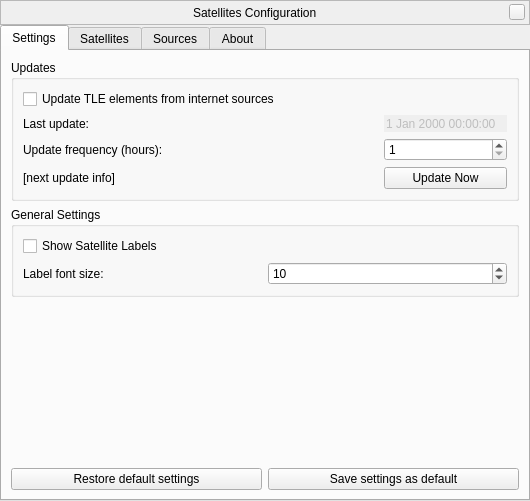
<?xml version="1.0" encoding="UTF-8"?>
<ui version="4.0">
 <class>satellitesDialog</class>
 <widget class="QWidget" name="satellitesDialog">
  <property name="geometry">
   <rect>
    <x>0</x>
    <y>0</y>
    <width>530</width>
    <height>501</height>
   </rect>
  </property>
  <property name="windowTitle">
   <string>Satellites Configuration</string>
  </property>
  <layout class="QVBoxLayout" name="verticalLayout_2">
   <property name="spacing">
    <number>0</number>
   </property>
   <property name="margin">
    <number>0</number>
   </property>
   <item>
    <widget class="BarFrame" name="LocationBar">
     <property name="sizePolicy">
      <sizepolicy hsizetype="Fixed" vsizetype="Fixed">
       <horstretch>0</horstretch>
       <verstretch>0</verstretch>
      </sizepolicy>
     </property>
     <property name="minimumSize">
      <size>
       <width>530</width>
       <height>25</height>
      </size>
     </property>
     <property name="maximumSize">
      <size>
       <width>530</width>
       <height>25</height>
      </size>
     </property>
     <property name="focusPolicy">
      <enum>Qt::NoFocus</enum>
     </property>
     <property name="autoFillBackground">
      <bool>false</bool>
     </property>
     <property name="frameShape">
      <enum>QFrame::StyledPanel</enum>
     </property>
     <layout class="QHBoxLayout">
      <property name="spacing">
       <number>0</number>
      </property>
      <property name="leftMargin">
       <number>0</number>
      </property>
      <property name="topMargin">
       <number>0</number>
      </property>
      <property name="rightMargin">
       <number>4</number>
      </property>
      <property name="bottomMargin">
       <number>0</number>
      </property>
      <item>
       <spacer>
        <property name="orientation">
         <enum>Qt::Horizontal</enum>
        </property>
        <property name="sizeHint" stdset="0">
         <size>
          <width>40</width>
          <height>20</height>
         </size>
        </property>
       </spacer>
      </item>
      <item>
       <widget class="QLabel" name="stelWindowTitle">
        <property name="text">
         <string>Satellites Configuration</string>
        </property>
       </widget>
      </item>
      <item>
       <spacer>
        <property name="orientation">
         <enum>Qt::Horizontal</enum>
        </property>
        <property name="sizeHint" stdset="0">
         <size>
          <width>40</width>
          <height>20</height>
         </size>
        </property>
       </spacer>
      </item>
      <item>
       <widget class="QPushButton" name="closeStelWindow">
        <property name="minimumSize">
         <size>
          <width>16</width>
          <height>16</height>
         </size>
        </property>
        <property name="maximumSize">
         <size>
          <width>16</width>
          <height>16</height>
         </size>
        </property>
        <property name="focusPolicy">
         <enum>Qt::NoFocus</enum>
        </property>
        <property name="text">
         <string/>
        </property>
       </widget>
      </item>
     </layout>
    </widget>
   </item>
   <item>
    <widget class="QTabWidget" name="tabs">
     <property name="currentIndex">
      <number>0</number>
     </property>
     <widget class="QWidget" name="settingsTab">
      <attribute name="title">
       <string>Settings</string>
      </attribute>
      <layout class="QVBoxLayout" name="verticalLayout_14">
       <item>
        <widget class="QGroupBox" name="updatesGroupBox">
         <property name="title">
          <string>Updates</string>
         </property>
         <property name="flat">
          <bool>false</bool>
         </property>
         <property name="checkable">
          <bool>false</bool>
         </property>
         <layout class="QVBoxLayout" name="verticalLayout_12">
          <item>
           <widget class="QCheckBox" name="updateFromInternetCheckbox">
            <property name="text">
             <string>Update TLE elements from internet sources</string>
            </property>
           </widget>
          </item>
          <item>
           <layout class="QGridLayout" name="gridLayout">
            <item row="0" column="0">
             <widget class="QLabel" name="label_7">
              <property name="text">
               <string>Last update:</string>
              </property>
             </widget>
            </item>
            <item row="0" column="2">
             <widget class="QDateTimeEdit" name="lastUpdateDateTimeEdit">
              <property name="enabled">
               <bool>false</bool>
              </property>
              <property name="frame">
               <bool>false</bool>
              </property>
              <property name="buttonSymbols">
               <enum>QAbstractSpinBox::NoButtons</enum>
              </property>
             </widget>
            </item>
            <item row="1" column="0">
             <widget class="QLabel" name="label_9">
              <property name="text">
               <string>Update frequency (hours):</string>
              </property>
             </widget>
            </item>
            <item row="1" column="2">
             <widget class="QSpinBox" name="updateFrequencySpinBox">
              <property name="minimum">
               <number>1</number>
              </property>
              <property name="maximum">
               <number>9999</number>
              </property>
              <property name="value">
               <number>1</number>
              </property>
             </widget>
            </item>
            <item row="2" column="0">
             <widget class="QLabel" name="nextUpdateLabel">
              <property name="text">
               <string>[next update info]</string>
              </property>
             </widget>
            </item>
            <item row="2" column="1">
             <spacer name="horizontalSpacer">
              <property name="orientation">
               <enum>Qt::Horizontal</enum>
              </property>
              <property name="sizeHint" stdset="0">
               <size>
                <width>17</width>
                <height>20</height>
               </size>
              </property>
             </spacer>
            </item>
            <item row="2" column="2">
             <widget class="QPushButton" name="updateNowButton">
              <property name="text">
               <string>Update Now</string>
              </property>
             </widget>
            </item>
           </layout>
          </item>
         </layout>
        </widget>
       </item>
       <item>
        <widget class="QGroupBox" name="groupBox_2">
         <property name="title">
          <string>General Settings</string>
         </property>
         <layout class="QVBoxLayout" name="verticalLayout_13">
          <item>
           <widget class="QCheckBox" name="showLabelsCheckbox">
            <property name="text">
             <string>Show Satellite Labels</string>
            </property>
           </widget>
          </item>
          <item>
           <layout class="QGridLayout" name="gridLayout_2">
            <item row="2" column="0">
             <widget class="QLabel" name="label_10">
              <property name="text">
               <string>Label font size:</string>
              </property>
             </widget>
            </item>
            <item row="2" column="1">
             <widget class="QSpinBox" name="fontSizeSpinBox">
              <property name="sizePolicy">
               <sizepolicy hsizetype="Minimum" vsizetype="Fixed">
                <horstretch>0</horstretch>
                <verstretch>0</verstretch>
               </sizepolicy>
              </property>
              <property name="minimum">
               <number>-100</number>
              </property>
              <property name="maximum">
               <number>200</number>
              </property>
              <property name="value">
               <number>10</number>
              </property>
             </widget>
            </item>
           </layout>
          </item>
         </layout>
        </widget>
       </item>
       <item>
        <spacer name="verticalSpacer_3">
         <property name="orientation">
          <enum>Qt::Vertical</enum>
         </property>
         <property name="sizeHint" stdset="0">
          <size>
           <width>20</width>
           <height>120</height>
          </size>
         </property>
        </spacer>
       </item>
       <item>
        <layout class="QHBoxLayout" name="horizontalLayout_7">
         <item>
          <widget class="QPushButton" name="restoreDefaultsButton">
           <property name="sizePolicy">
            <sizepolicy hsizetype="Expanding" vsizetype="Fixed">
             <horstretch>0</horstretch>
             <verstretch>0</verstretch>
            </sizepolicy>
           </property>
           <property name="text">
            <string>Restore default settings</string>
           </property>
          </widget>
         </item>
         <item>
          <widget class="QPushButton" name="saveSettingsButton">
           <property name="sizePolicy">
            <sizepolicy hsizetype="Expanding" vsizetype="Fixed">
             <horstretch>0</horstretch>
             <verstretch>0</verstretch>
            </sizepolicy>
           </property>
           <property name="text">
            <string>Save settings as default</string>
           </property>
          </widget>
         </item>
        </layout>
       </item>
      </layout>
     </widget>
     <widget class="QWidget" name="satellitesTab">
      <attribute name="title">
       <string>Satellites</string>
      </attribute>
      <layout class="QHBoxLayout" name="horizontalLayout_5">
       <item>
        <layout class="QVBoxLayout" name="verticalLayout">
         <item>
          <widget class="QComboBox" name="groupsCombo"/>
         </item>
         <item>
          <widget class="QListWidget" name="satellitesList">
           <property name="styleSheet">
            <string>font: 8pt;</string>
           </property>
           <property name="selectionMode">
            <enum>QAbstractItemView::ExtendedSelection</enum>
           </property>
          </widget>
         </item>
         <item>
          <layout class="QHBoxLayout" name="horizontalLayout_3">
           <item>
            <widget class="QPushButton" name="showButton">
             <property name="toolTip">
              <string>make selected satellites visible</string>
             </property>
             <property name="text">
              <string>show</string>
             </property>
            </widget>
           </item>
           <item>
            <widget class="QPushButton" name="hideButton">
             <property name="toolTip">
              <string>make selected satellites non-visible</string>
             </property>
             <property name="text">
              <string>hide</string>
             </property>
            </widget>
           </item>
          </layout>
         </item>
        </layout>
       </item>
       <item>
        <layout class="QVBoxLayout" name="verticalLayout_7">
         <item>
          <layout class="QHBoxLayout" name="horizontalLayout_4">
           <item>
            <widget class="QLabel" name="label">
             <property name="text">
              <string>Satellite ID:</string>
             </property>
            </widget>
           </item>
           <item>
            <widget class="QLineEdit" name="idLineEdit">
             <property name="enabled">
              <bool>false</bool>
             </property>
             <property name="text">
              <string/>
             </property>
             <property name="alignment">
              <set>Qt::AlignRight|Qt::AlignTrailing|Qt::AlignVCenter</set>
             </property>
             <property name="readOnly">
              <bool>true</bool>
             </property>
            </widget>
           </item>
          </layout>
         </item>
         <item>
          <layout class="QVBoxLayout" name="verticalLayout_6">
           <property name="spacing">
            <number>0</number>
           </property>
           <item>
            <widget class="QLabel" name="label_4">
             <property name="text">
              <string>Description:</string>
             </property>
            </widget>
           </item>
           <item>
            <widget class="QTextEdit" name="descriptionTextEdit">
             <property name="font">
              <font>
               <family>Bitstream Vera Sans</family>
              </font>
             </property>
             <property name="styleSheet">
              <string>background-color: rgb(31, 31, 31);
color: rgb(170, 173, 164);</string>
             </property>
             <property name="readOnly">
              <bool>true</bool>
             </property>
            </widget>
           </item>
          </layout>
         </item>
         <item>
          <layout class="QVBoxLayout" name="verticalLayout_4">
           <property name="spacing">
            <number>0</number>
           </property>
           <item>
            <widget class="QLabel" name="label_3">
             <property name="text">
              <string>Groups:</string>
             </property>
            </widget>
           </item>
           <item>
            <widget class="QTextEdit" name="groupsTextEdit">
             <property name="sizePolicy">
              <sizepolicy hsizetype="Expanding" vsizetype="Expanding">
               <horstretch>0</horstretch>
               <verstretch>20</verstretch>
              </sizepolicy>
             </property>
             <property name="font">
              <font>
               <family>Bitstream Vera Sans</family>
               <pointsize>10</pointsize>
              </font>
             </property>
             <property name="toolTip">
              <string>comma separated list of groups</string>
             </property>
             <property name="styleSheet">
              <string>background-color: rgb(31, 31, 31);
color: rgb(170, 173, 164);</string>
             </property>
             <property name="readOnly">
              <bool>true</bool>
             </property>
            </widget>
           </item>
          </layout>
         </item>
         <item>
          <layout class="QVBoxLayout" name="verticalLayout_5">
           <property name="spacing">
            <number>0</number>
           </property>
           <item>
            <widget class="QLabel" name="label_2">
             <property name="text">
              <string>TLE Elements:</string>
             </property>
            </widget>
           </item>
           <item>
            <widget class="QTextEdit" name="tleTextEdit">
             <property name="sizePolicy">
              <sizepolicy hsizetype="Expanding" vsizetype="Expanding">
               <horstretch>0</horstretch>
               <verstretch>20</verstretch>
              </sizepolicy>
             </property>
             <property name="font">
              <font>
               <family>Bitstream Vera Sans Mono</family>
               <pointsize>8</pointsize>
              </font>
             </property>
             <property name="toolTip">
              <string>NORAD two line element orbit data</string>
             </property>
             <property name="styleSheet">
              <string>background-color: rgb(31, 31, 31);
color: rgb(170, 173, 164);</string>
             </property>
             <property name="horizontalScrollBarPolicy">
              <enum>Qt::ScrollBarAlwaysOn</enum>
             </property>
             <property name="lineWrapMode">
              <enum>QTextEdit::NoWrap</enum>
             </property>
             <property name="readOnly">
              <bool>true</bool>
             </property>
            </widget>
           </item>
          </layout>
         </item>
         <item>
          <layout class="QHBoxLayout" name="horizontalLayout_2">
           <item>
            <widget class="QCheckBox" name="visibleCheckbox">
             <property name="text">
              <string>Visible</string>
             </property>
            </widget>
           </item>
           <item>
            <widget class="QPushButton" name="commsButton">
             <property name="enabled">
              <bool>false</bool>
             </property>
             <property name="sizePolicy">
              <sizepolicy hsizetype="Fixed" vsizetype="Fixed">
               <horstretch>0</horstretch>
               <verstretch>0</verstretch>
              </sizepolicy>
             </property>
             <property name="text">
              <string/>
             </property>
             <property name="icon">
              <iconset resource="../../Satellites.qrc">
               <normaloff>:/satellites/bt_comms_off.png</normaloff>
               <normalon>:/satellites/bt_comms_on.png</normalon>:/satellites/bt_comms_off.png</iconset>
             </property>
             <property name="checkable">
              <bool>true</bool>
             </property>
            </widget>
           </item>
           <item>
            <widget class="QPushButton" name="saveButton">
             <property name="enabled">
              <bool>false</bool>
             </property>
             <property name="sizePolicy">
              <sizepolicy hsizetype="Fixed" vsizetype="Fixed">
               <horstretch>0</horstretch>
               <verstretch>0</verstretch>
              </sizepolicy>
             </property>
             <property name="toolTip">
              <string>Save changes</string>
             </property>
             <property name="text">
              <string/>
             </property>
             <property name="icon">
              <iconset resource="../../../../data/mainRes.qrc">
               <normaloff>:/graphicGui/gui/filesave.png</normaloff>:/graphicGui/gui/filesave.png</iconset>
             </property>
            </widget>
           </item>
          </layout>
         </item>
        </layout>
       </item>
      </layout>
     </widget>
     <widget class="QWidget" name="sourcesTab">
      <attribute name="title">
       <string>Sources</string>
      </attribute>
      <layout class="QVBoxLayout" name="verticalLayout_10">
       <item>
        <widget class="QListWidget" name="sourceList">
         <property name="styleSheet">
          <string>font: 8pt;</string>
         </property>
         <property name="editTriggers">
          <set>QAbstractItemView::DoubleClicked</set>
         </property>
         <property name="sortingEnabled">
          <bool>false</bool>
         </property>
        </widget>
       </item>
       <item>
        <layout class="QHBoxLayout" name="horizontalLayout">
         <item>
          <widget class="QLineEdit" name="sourceEdit">
           <property name="toolTip">
            <string>edit selected source</string>
           </property>
          </widget>
         </item>
         <item>
          <widget class="QPushButton" name="addSourceButton">
           <property name="toolTip">
            <string>Add new source</string>
           </property>
           <property name="text">
            <string/>
           </property>
           <property name="icon">
            <iconset resource="../../Satellites.qrc">
             <normaloff>:/satellites/bt_add.png</normaloff>:/satellites/bt_add.png</iconset>
           </property>
          </widget>
         </item>
         <item>
          <widget class="QPushButton" name="deleteSourceButton">
           <property name="toolTip">
            <string>Remove selected source</string>
           </property>
           <property name="text">
            <string/>
           </property>
           <property name="icon">
            <iconset resource="../../Satellites.qrc">
             <normaloff>:/satellites/bt_delete.png</normaloff>:/satellites/bt_delete.png</iconset>
           </property>
          </widget>
         </item>
        </layout>
       </item>
      </layout>
     </widget>
     <widget class="QWidget" name="aboutTab">
      <attribute name="title">
       <string>About</string>
      </attribute>
      <layout class="QVBoxLayout" name="verticalLayout_11">
       <property name="spacing">
        <number>9</number>
       </property>
       <property name="margin">
        <number>9</number>
       </property>
       <item>
        <widget class="QTextBrowser" name="aboutTextBrowser">
         <property name="openExternalLinks">
          <bool>true</bool>
         </property>
         <property name="openLinks">
          <bool>true</bool>
         </property>
        </widget>
       </item>
      </layout>
     </widget>
    </widget>
   </item>
  </layout>
 </widget>
 <customwidgets>
  <customwidget>
   <class>BarFrame</class>
   <extends>QFrame</extends>
   <header>Dialog.hpp</header>
   <container>1</container>
  </customwidget>
 </customwidgets>
 <resources>
  <include location="../../../../data/mainRes.qrc"/>
  <include location="../../Satellites.qrc"/>
 </resources>
 <connections/>
</ui>
